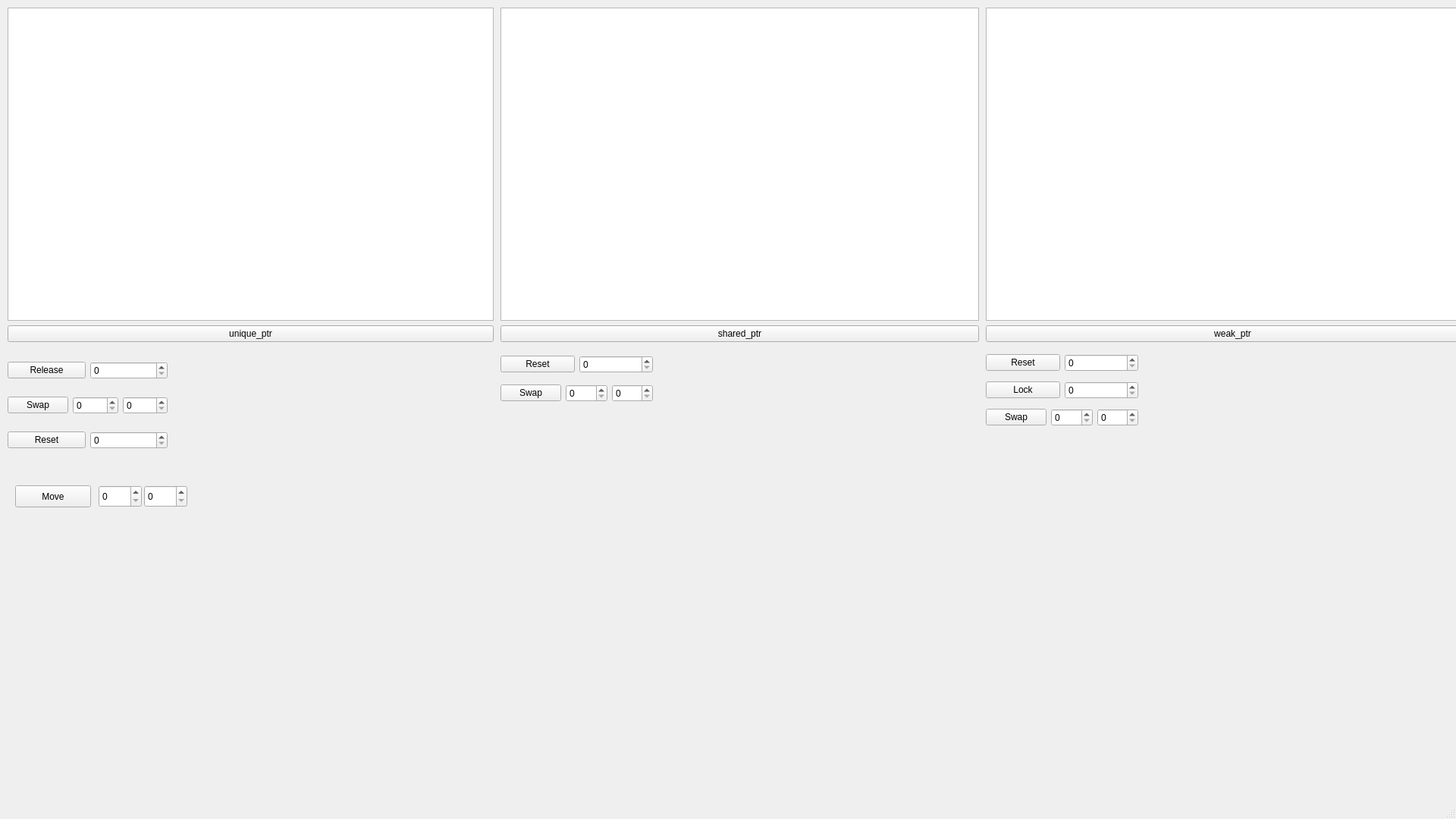
<?xml version="1.0" encoding="UTF-8"?>
<ui version="4.0">
 <class>MainWindow</class>
 <widget class="QMainWindow" name="MainWindow">
  <property name="geometry">
   <rect>
    <x>0</x>
    <y>0</y>
    <width>1920</width>
    <height>1080</height>
   </rect>
  </property>
  <property name="minimumSize">
   <size>
    <width>1920</width>
    <height>1080</height>
   </size>
  </property>
  <property name="maximumSize">
   <size>
    <width>1920</width>
    <height>1080</height>
   </size>
  </property>
  <property name="windowTitle">
   <string>MainWindow</string>
  </property>
  <widget class="QWidget" name="centralwidget">
   <widget class="QWidget" name="verticalLayoutWidget">
    <property name="geometry">
     <rect>
      <x>10</x>
      <y>10</y>
      <width>641</width>
      <height>441</height>
     </rect>
    </property>
    <layout class="QVBoxLayout" name="verticalLayout">
     <item>
      <widget class="QTableView" name="UTableViw"/>
     </item>
     <item>
      <widget class="QPushButton" name="unique_ptr">
       <property name="text">
        <string>unique_ptr</string>
       </property>
      </widget>
     </item>
    </layout>
   </widget>
   <widget class="QWidget" name="verticalLayoutWidget_2">
    <property name="geometry">
     <rect>
      <x>660</x>
      <y>10</y>
      <width>631</width>
      <height>441</height>
     </rect>
    </property>
    <layout class="QVBoxLayout" name="verticalLayout_2">
     <item>
      <widget class="QTableView" name="STableView"/>
     </item>
     <item>
      <widget class="QPushButton" name="shared_ptr">
       <property name="text">
        <string>shared_ptr</string>
       </property>
      </widget>
     </item>
    </layout>
   </widget>
   <widget class="QWidget" name="verticalLayoutWidget_3">
    <property name="geometry">
     <rect>
      <x>1300</x>
      <y>10</y>
      <width>651</width>
      <height>441</height>
     </rect>
    </property>
    <layout class="QVBoxLayout" name="verticalLayout_3">
     <item>
      <widget class="QTableView" name="WEakTablView"/>
     </item>
     <item>
      <widget class="QPushButton" name="weak_ptr">
       <property name="text">
        <string>weak_ptr</string>
       </property>
      </widget>
     </item>
    </layout>
   </widget>
   <widget class="QWidget" name="gridLayoutWidget">
    <property name="geometry">
     <rect>
      <x>10</x>
      <y>460</y>
      <width>211</width>
      <height>149</height>
     </rect>
    </property>
    <layout class="QGridLayout" name="gridLayout">
     <item row="1" column="0">
      <layout class="QHBoxLayout" name="horizontalLayout_2">
       <item>
        <widget class="QPushButton" name="Uni_swap">
         <property name="text">
          <string>Swap</string>
         </property>
        </widget>
       </item>
       <item>
        <widget class="QSpinBox" name="U_sw_1"/>
       </item>
       <item>
        <widget class="QSpinBox" name="U_sw_2"/>
       </item>
      </layout>
     </item>
     <item row="0" column="0">
      <layout class="QHBoxLayout" name="horizontalLayout">
       <item>
        <widget class="QPushButton" name="Uni_release">
         <property name="text">
          <string>Release</string>
         </property>
        </widget>
       </item>
       <item>
        <widget class="QSpinBox" name="u_release"/>
       </item>
      </layout>
     </item>
     <item row="2" column="0">
      <layout class="QHBoxLayout" name="horizontalLayout_3">
       <item>
        <widget class="QPushButton" name="Uni_reset">
         <property name="text">
          <string>Reset</string>
         </property>
        </widget>
       </item>
       <item>
        <widget class="QSpinBox" name="u_reset"/>
       </item>
      </layout>
     </item>
    </layout>
   </widget>
   <widget class="QWidget" name="gridLayoutWidget_2">
    <property name="geometry">
     <rect>
      <x>660</x>
      <y>460</y>
      <width>201</width>
      <height>80</height>
     </rect>
    </property>
    <layout class="QGridLayout" name="gridLayout_2">
     <item row="1" column="0">
      <layout class="QHBoxLayout" name="horizontalLayout_6">
       <item>
        <widget class="QPushButton" name="Sha_swap">
         <property name="text">
          <string>Swap</string>
         </property>
        </widget>
       </item>
       <item>
        <widget class="QSpinBox" name="sha_sw"/>
       </item>
       <item>
        <widget class="QSpinBox" name="sha_2sw"/>
       </item>
      </layout>
     </item>
     <item row="0" column="0">
      <layout class="QHBoxLayout" name="horizontalLayout_5">
       <item>
        <widget class="QPushButton" name="Sha_reset">
         <property name="text">
          <string>Reset</string>
         </property>
        </widget>
       </item>
       <item>
        <widget class="QSpinBox" name="sha_reset"/>
       </item>
      </layout>
     </item>
    </layout>
   </widget>
   <widget class="QWidget" name="gridLayoutWidget_3">
    <property name="geometry">
     <rect>
      <x>1300</x>
      <y>460</y>
      <width>201</width>
      <height>109</height>
     </rect>
    </property>
    <layout class="QGridLayout" name="gridLayout_3">
     <item row="0" column="0">
      <layout class="QHBoxLayout" name="horizontalLayout_7">
       <item>
        <widget class="QPushButton" name="We_reset">
         <property name="text">
          <string>Reset</string>
         </property>
        </widget>
       </item>
       <item>
        <widget class="QSpinBox" name="we_res"/>
       </item>
      </layout>
     </item>
     <item row="1" column="0">
      <layout class="QHBoxLayout" name="horizontalLayout_8">
       <item>
        <widget class="QPushButton" name="We_lock">
         <property name="text">
          <string>Lock</string>
         </property>
        </widget>
       </item>
       <item>
        <widget class="QSpinBox" name="we_lo"/>
       </item>
      </layout>
     </item>
     <item row="2" column="0">
      <layout class="QHBoxLayout" name="horizontalLayout_9">
       <item>
        <widget class="QPushButton" name="We_swap">
         <property name="text">
          <string>Swap</string>
         </property>
        </widget>
       </item>
       <item>
        <widget class="QSpinBox" name="we_sw1"/>
       </item>
       <item>
        <widget class="QSpinBox" name="we_sw2"/>
       </item>
      </layout>
     </item>
    </layout>
   </widget>
   <widget class="QSpinBox" name="U_Move_1">
    <property name="geometry">
     <rect>
      <x>130</x>
      <y>640</y>
      <width>57</width>
      <height>29</height>
     </rect>
    </property>
   </widget>
   <widget class="QSpinBox" name="U_Move_2">
    <property name="geometry">
     <rect>
      <x>190</x>
      <y>640</y>
      <width>57</width>
      <height>29</height>
     </rect>
    </property>
   </widget>
   <widget class="QPushButton" name="Uni_move">
    <property name="geometry">
     <rect>
      <x>20</x>
      <y>640</y>
      <width>100</width>
      <height>29</height>
     </rect>
    </property>
    <property name="text">
     <string>Move</string>
    </property>
   </widget>
  </widget>
  <widget class="QMenuBar" name="menubar">
   <property name="geometry">
    <rect>
     <x>0</x>
     <y>0</y>
     <width>1920</width>
     <height>25</height>
    </rect>
   </property>
  </widget>
  <widget class="QStatusBar" name="statusbar"/>
 </widget>
 <resources/>
 <connections/>
</ui>
